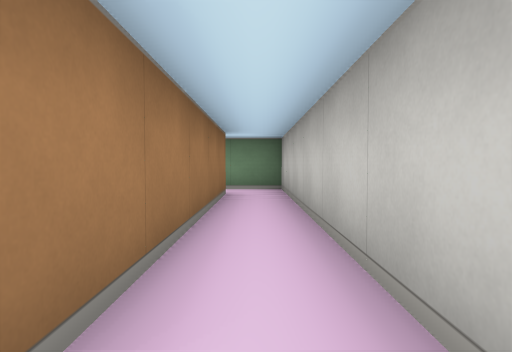
[1] (above)

14 first-person views from a walk through a cub3D level. The camera is about half as high as the walls, tilts 2° down and sees 75° across. The floor is counted in squares. Each view is taken from the middle of a square. On the plan, view 1 faces up. The plan holds only what a view shows up to about 9 squares ahead; the rest is blank.

[2]
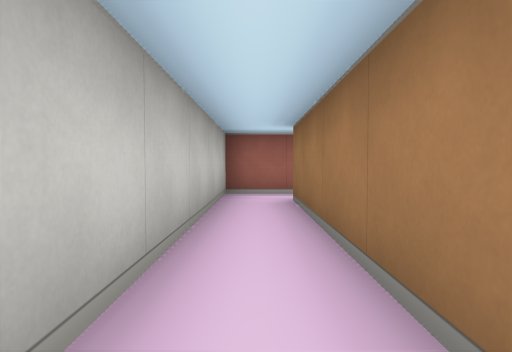

[3]
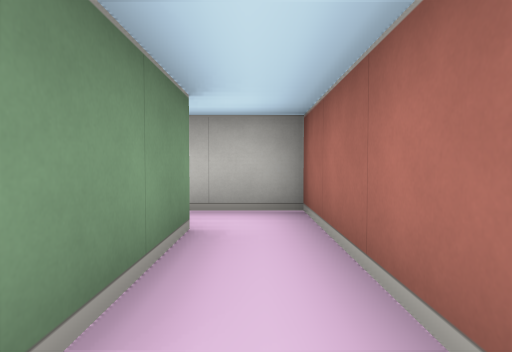

[4]
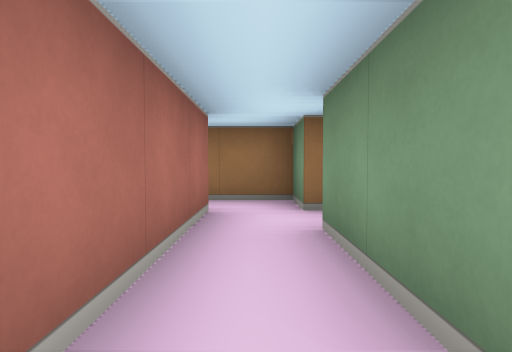

[5]
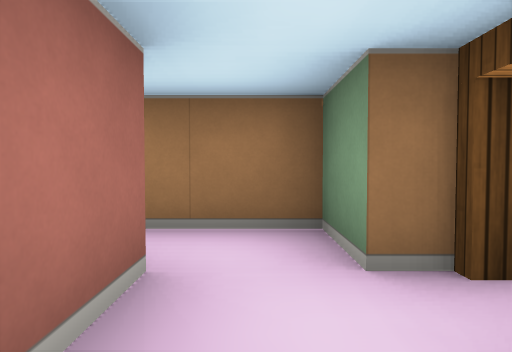

[6]
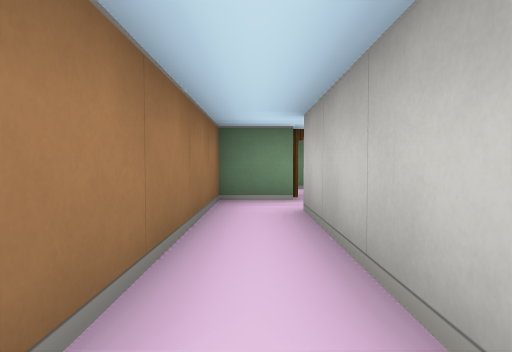

[7]
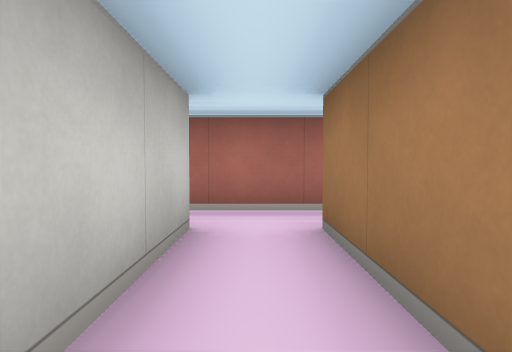

[8]
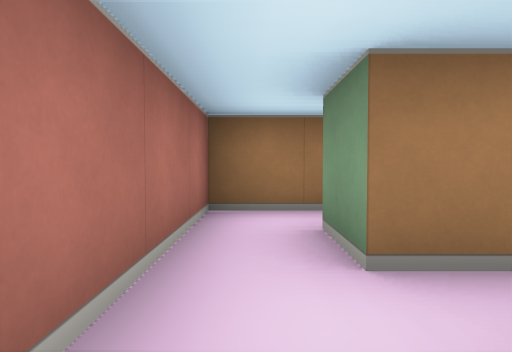

[9]
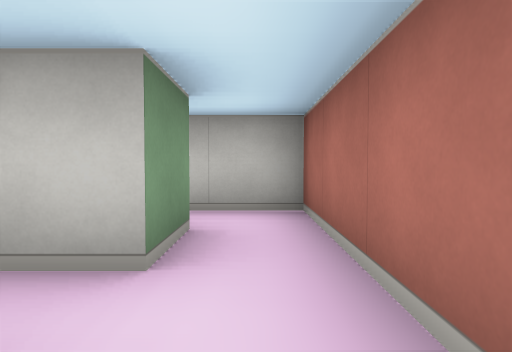

[10]
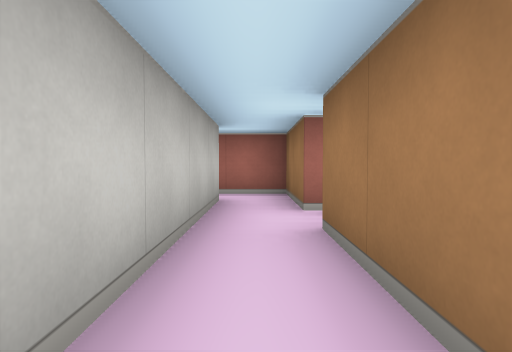

[11]
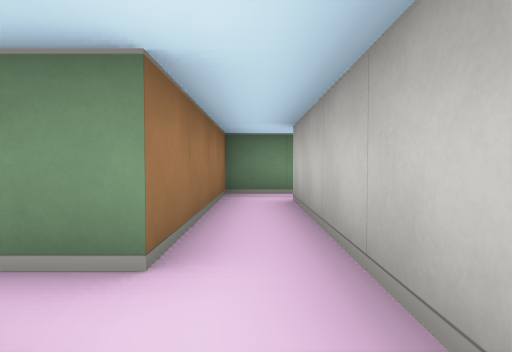

[12]
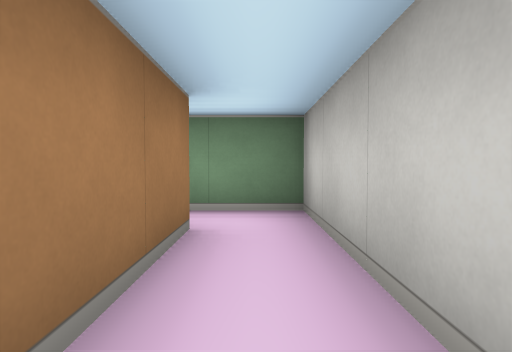

[13]
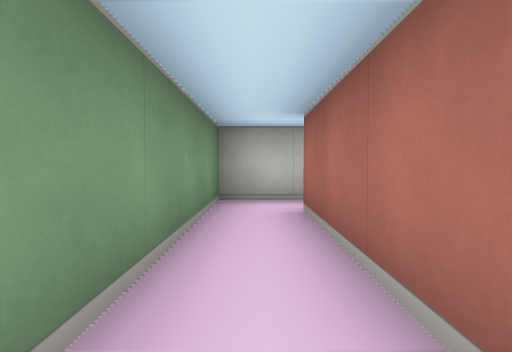

[14]
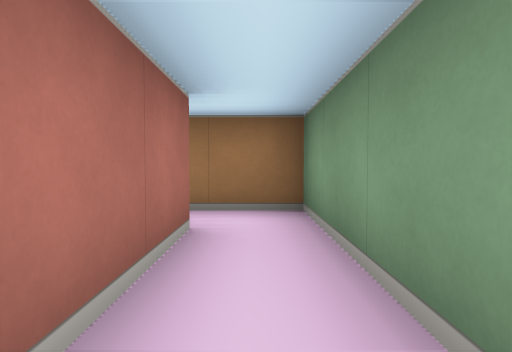

### Floor plan
Ten units are one square. View 1 is at (0, 0); x grows to the right and y downward. Boxes are objects, and circles mark ways between rooms. Rooms are numbered by the first view taken in them; rooms with no view inside come last. Other rooms are left out.
<svg viewBox="-75 -70 85 120">
<path fill="none" stroke="#000" d="M-5 -55 -5 -5 -25 -5M-35 5 5 5 5 -55M-35 35 -35 5M-45 45 -35 45M-35 -5 -45 -5 -45 35M-25 35 -35 35M-35 45 -15 45 -15 32M-65 25 -65 45 -45 45M-45 35 -55 35 -55 25M-55 25 -55 -15M-54 -25 -65 -25 -65 15M-35 -55 -5 -55M5 -55 5 -65 -45 -65 -45 -52"/>
<circle cx="-40" cy="0" r="3" fill="#2a7"/>
<circle cx="0" cy="-50" r="3" fill="#2a7"/>
<circle cx="-30" cy="40" r="3" fill="#2a7"/>
<circle cx="-50" cy="40" r="3" fill="#2a7"/>
<circle cx="-60" cy="30" r="3" fill="#2a7"/>
<text x="0" y="-20">1</text>
<text x="-40" y="20">2</text>
<text x="-20" y="40">3</text>
<text x="-60" y="40">4</text>
<text x="-60" y="0">5</text>
<text x="-20" y="-60">6</text>
</svg>
Room 1 opens to room 2. Room 1 opens to room 6. Room 2 opens to room 3. Room 2 opens to room 4. Room 4 opens to room 5.

Where each view was taken, in squares from view 1:
view 1: 0 up, 0 right, facing up
view 2: 5 up, 0 right, facing down
view 3: 0 up, 3 left, facing right
view 4: 0 up, 0 right, facing left
view 5: 0 up, 2 left, facing left
view 6: 4 down, 4 left, facing up
view 7: 1 down, 4 left, facing down
view 8: 4 down, 3 left, facing left
view 9: 4 down, 5 left, facing right
view 10: 1 up, 6 left, facing down
view 11: 3 down, 6 left, facing up
view 12: 3 up, 0 right, facing up
view 13: 6 up, 4 left, facing right
view 14: 6 up, 1 left, facing left
